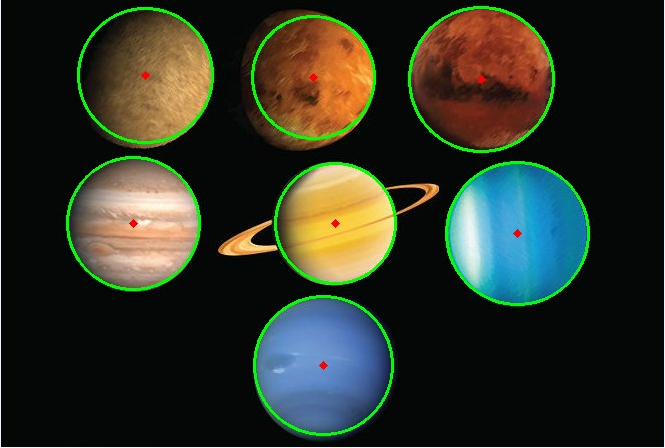
#> input picture area_extract/image/plant.png, 665 x 448 px, found by its file name
$ python find_part_elispe.py   (older library calls are emulated)
#> lines starting #> are read from the running program, lines starting #| are printed output that depends on the picture; after the words box and inside, x2 and y2 are one past the last pixel; in counts of white or black regions, pixels touching at a corner belong together
#!/usr/bin/env python
# -*- coding:utf-8 -*-
# -------------------------------------------------------------------------
#
# 这个代码主要目的是寻找近椭圆曲线，难点在于曲线只是部分曲线，抠出来就不好抠，抠出来以后
# 再找也不好找。
#
# -------------------------------------------------------------------------
# @author: kai yang
# @file: find_part_ellipse.py
# @time: 2019-09-11 21:35
# -------------------------------------------------------------------------
import cv2
import imutils
import numpy as np
from skimage import draw,transform,feature

__author__ = 'yang kai'
'''
这个代码基于main.py，找出区域以后，用cv2.fitEllipse找到区域的最大内接圆
https://jingyan.baidu.com/article/9113f81b5e9a3c2b3214c731.html
'''

image_path = './line_on_head.png'
# image_path = './no_line.png'
image_path = './line_body.png'
image_path = './plant.png'
# image_path = './jump_raw.jpg'

image = cv2.imread(image_path)
#> image is the input picture: shape (448, 665, 3); mean B, G, R 38.4, 50.8, 46.7

cv2.imshow('image', image)
cv2.waitKey(0)
# image = cv2.GaussianBlur(image, (3, 3), 0) # 如果进行了这一步很容易把绳子弄没，但不进行会有很多无关边缘
gray = cv2.cvtColor(image, cv2.COLOR_BGR2GRAY)
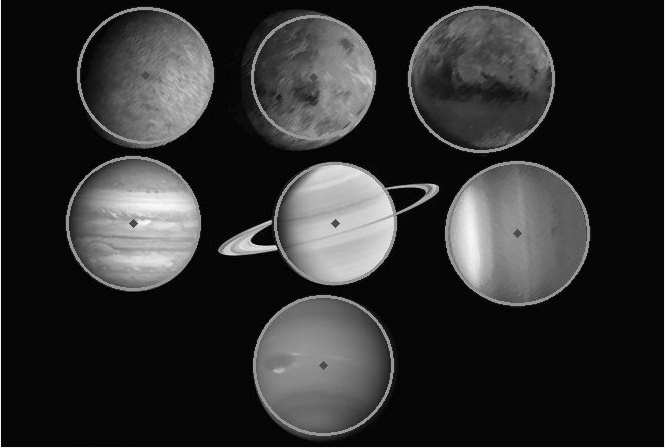
#> gray: shape (448, 665); min 0, max 251, mean 48
cv2.imshow('gray', gray)
cv2.waitKey(0)
# 中值滤波
medianBlur = cv2.medianBlur(gray, 7)
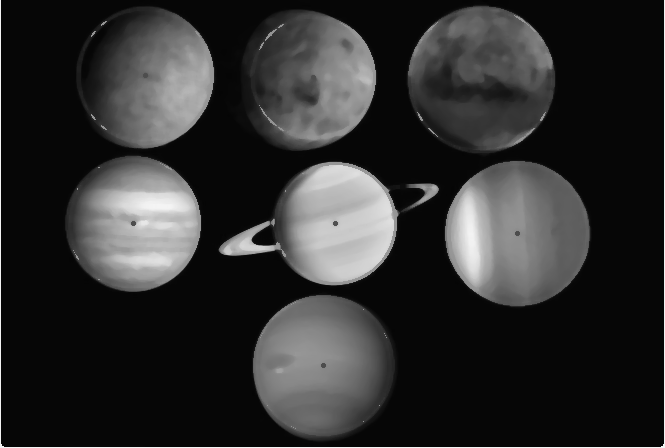
#> medianBlur: shape (448, 665); min 4, max 244, mean 46.6
cv2.imshow('medianBlur', medianBlur)
cv2.waitKey(0)

# 二值化
ret, binary = cv2.threshold(gray, 90, 255, cv2.THRESH_BINARY)
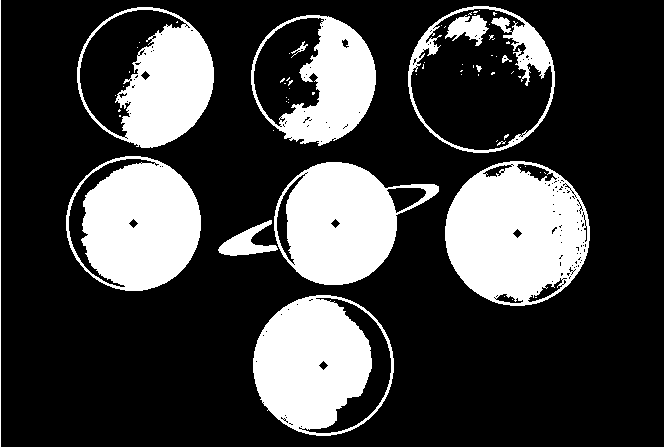
#> binary: shape (448, 665); 25.3% white; 67 white regions (54 under 20 px), largest, box (x1, y1, x2, y2) and area: (445, 161, 590, 306) 15370, (66, 156, 201, 291) 12563, (253, 295, 394, 436) 12464
ret, binary = cv2.threshold(gray, 0, 255, cv2.THRESH_BINARY | cv2.THRESH_OTSU)
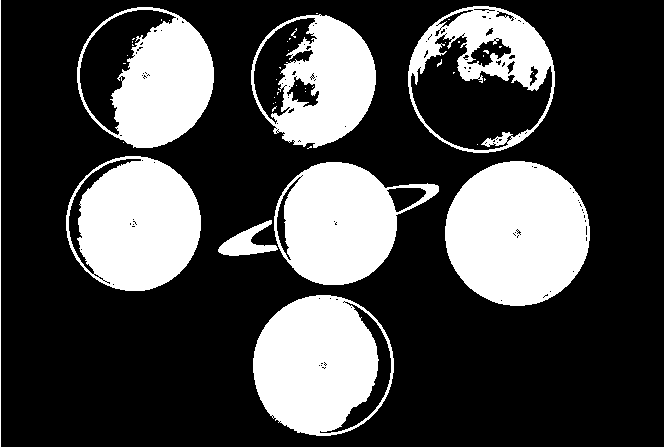
#> binary: shape (448, 665); 28.4% white; 45 white regions (35 under 20 px), largest, box (x1, y1, x2, y2) and area: (445, 161, 590, 306) 16418, (253, 295, 394, 436) 13914, (66, 156, 201, 291) 13240
#> ret = 75
cv2.imshow('binary', binary)
cv2.waitKey(0)

# 为了保证绳子更好的被识别出来，应该对图像做膨胀操作或者开运算
kernel = np.ones((3, 3), np.uint8)
dilate = cv2.dilate(gray, kernel, iterations=1)
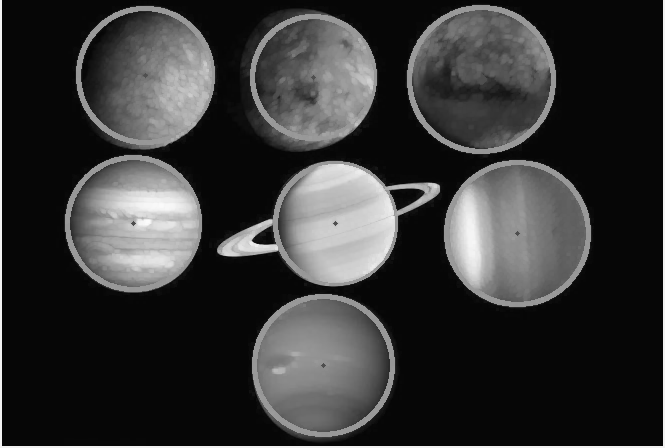
#> dilate: shape (448, 665); min 5, max 251, mean 54.3
cv2.imshow('dilation', dilate)
cv2.waitKey(0)

canny = cv2.Canny(gray, 10, 200, apertureSize=3)
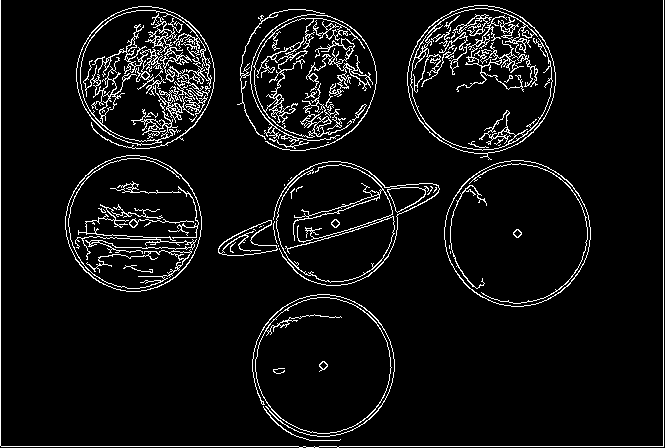
#> canny: shape (448, 665); 6.4% white in thin lines or dots
cv2.imshow('canny', canny)
cv2.waitKey(0)

kernel = np.ones((3, 3), np.uint8)
dilate = cv2.dilate(canny, kernel, iterations=1)
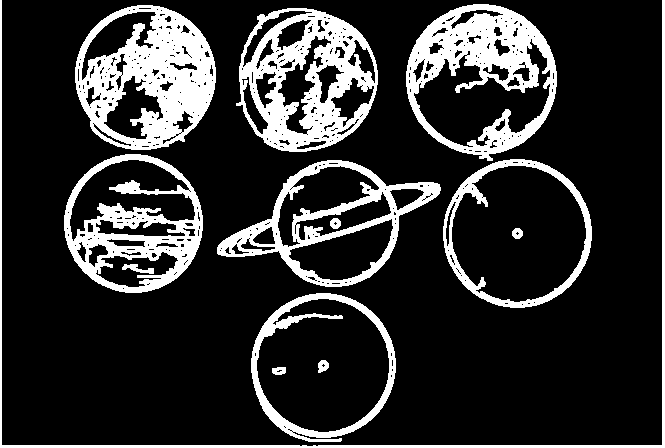
#> dilate: shape (448, 665); 18.9% white; 13 white regions
cv2.imshow('dilation2', dilate)
cv2.waitKey(0)


cnts = cv2.findContours(dilate, cv2.RETR_EXTERNAL, cv2.CHAIN_APPROX_SIMPLE)
#> cnts = 8 contours; box (x1, y1, x2, y2) and area: (406, 4, 557, 161) 17714, (443, 159, 592, 308) 17178, (251, 293, 396, 442) 16558, (75, 5, 216, 150) 15902, (236, 8, 378, 152) 15808, (217, 160, 441, 287) 15055, (64, 154, 203, 293) 14948, (0, 0, 665, 448) 2654
cnts = cnts[0] if imutils.is_cv2() else cnts[1]


for cnt in cnts:
    print(len(cnts))
    x, y, w, h = cv2.boundingRect(cnt)
    cv2.rectangle(image, (x, y), (x + w, y + h), (255, 0, 0), 3)
    ellipse = cv2.fitEllipse(cnt)
    img = cv2.ellipse(image, ellipse, (0, 255, 0), 2)

    '''
    rows, cols = img.shape[:2]
    [vx, vy, x, y] = cv2.fitLine(cnt, cv2.DIST_L2, 0, 0.01, 0.01)
    lefty = int((x * vy / vx) + y)
    righty = int(((cols - x) * vy / vx) + y)
    img = cv2.line(image, (cols - 1, righty), (0, lefty), (0, 255, 0), 2)
    '''
    circles = cv2.HoughCircles(dilate, cv2.HOUGH_GRADIENT, 1, 20, param1=50, param2=40, minRadius=10, maxRadius=50)
    print(circles)
    # 整数化，#把circles包含的圆心和半径的值变成整数
#> (the run stopped early here; a loop or call above may not have finished)

$ run again, with area_extract/image/jump_raw.jpg saved as area_extract/image/plant.png
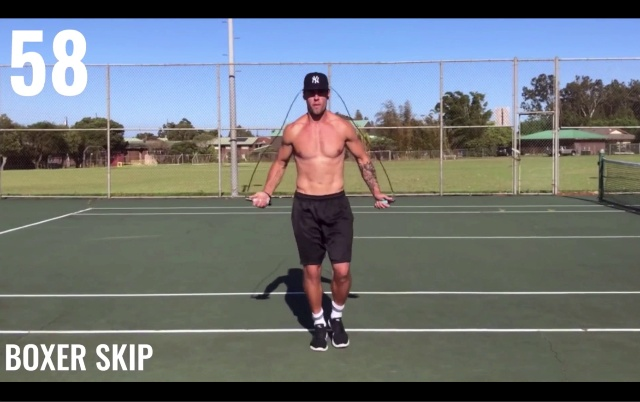
#> input picture area_extract/image/jump_raw.jpg, 640 x 402 px, found by its file name
#> image is the input picture: shape (402, 640, 3); mean B, G, R 118.2, 115.6, 110.1
#> `ret, binary = cv2.threshold(gray, 0, 255, cv2.THRESH_BINARY | cv2.THRE..`:
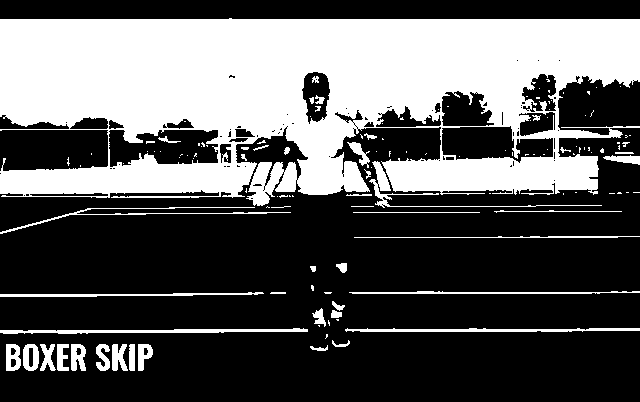
#> binary: shape (402, 640); 35.8% white; 131 white regions (84 under 20 px), largest, box (x1, y1, x2, y2) and area: (0, 18, 640, 206) 82642, (0, 328, 308, 334) 1015, (345, 328, 640, 332) 869
#> ret = 128
#> canny: shape (402, 640); 9.6% white in thin lines or dots
#> cnts = 5 contours; box (x1, y1, x2, y2) and area: (0, 17, 640, 352) 104923, (5, 343, 87, 372) 2136, (0, 371, 640, 384) 1352, (95, 343, 136, 372) 1039, (137, 343, 154, 372) 328
#> the loop `for cnt in cnts:` made 5 passes
#> (x, y, w, h, ellipse) on passes 1 to 5: (0, 371, 640, 13, ((220.3, 377.4), (13.36, 775.8), 90.88)), (137, 343, 17, 29, ((142, 354.9), (19.76, 32.81), 19.08)), (95, 343, 41, 29, ((118.1, 357), (28.06, 62.12), 90.33)), (5, 343, 82, 29, ((47.53, 356.9), (28.72, 102.2), 89.78)), (0, 17, 640, 335, ((325.7, 157.9), (333.7, 638.8), 90.89))
#> (printed output is left out)
#> after the loop `for cnt in cnts:`:
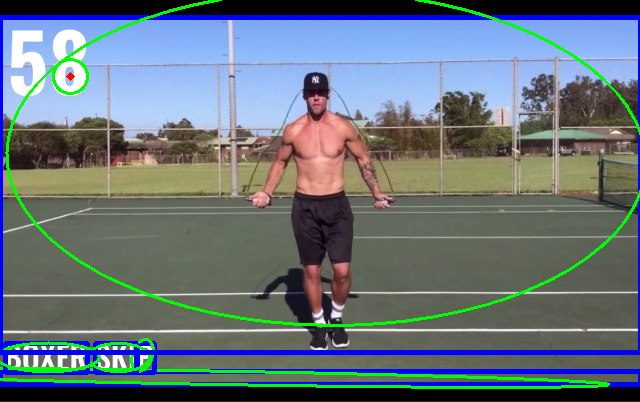
#> image: shape (402, 640, 3); 8.45% of pixels changed, all inside (x1, y1, x2, y2) = (0, 0, 640, 389)

$ run again, with area_extract/image/ball.png copied over area_extract/image/plant.png
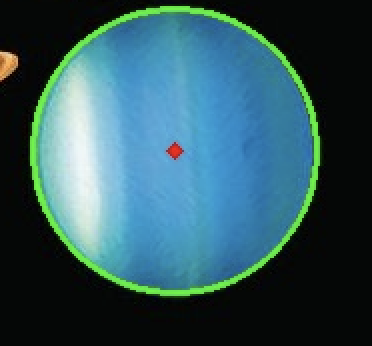
#> input picture area_extract/image/ball.png, 372 x 346 px, found by its file name
#> image is the input picture: shape (346, 372, 3); mean B, G, R 94.5, 86.7, 49.2
#> `ret, binary = cv2.threshold(gray, 0, 255, cv2.THRESH_BINARY | cv2.THRE..`:
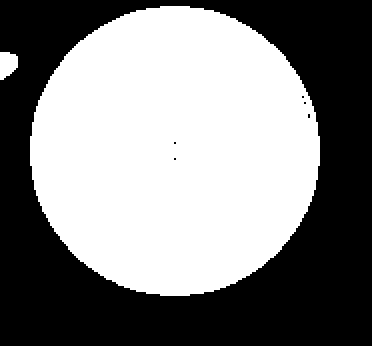
#> binary: shape (346, 372); 51.5% white; 6 black regions (5 under 20 px), largest, box (x1, y1, x2, y2) and area: (0, 0, 372, 346) 62404
#> ret = 74
#> canny: shape (346, 372); 1.9% white in thin lines or dots, all inside (x1, y1, x2, y2) = (0, 5, 321, 297)
#> `dilate = cv2.dilate(canny, kernel, iterations=1)`:
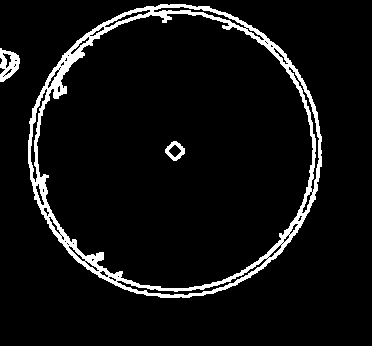
#> dilate: shape (346, 372); 6.4% white; 3 white regions
#> cnts = 2 contours; box (x1, y1, x2, y2) and area: (28, 4, 322, 298) 67440, (0, 48, 20, 82) 419
